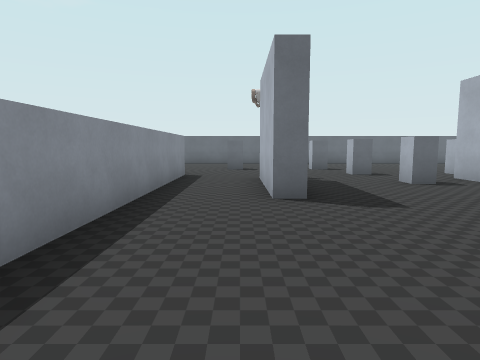
View 1 (above)

18 first-person views from a walk through a level from a Godot 3-D game. The camera is 1.5 m above the floor, tilts 6° down and sees 75° across. The floor is counted in squares, 2 m on a side. Each view is taken from the middle of a square. On the plan, view 1 faces up. The plan holds only what a view shows up to about 10 squares ahead; the rest is blank. The place goes on beyond the plan. Characters and animated objects are not drawn. Some surface patterns are stand-ins.

View 2
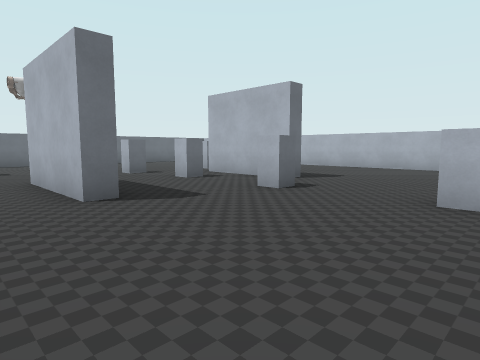

View 3
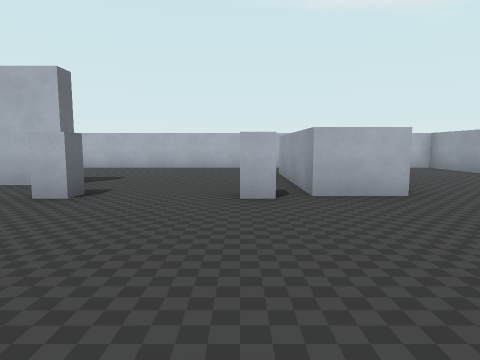

View 4
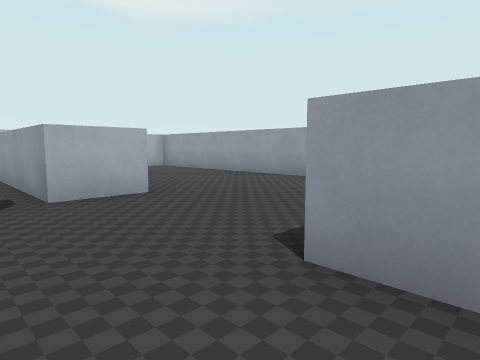

View 5
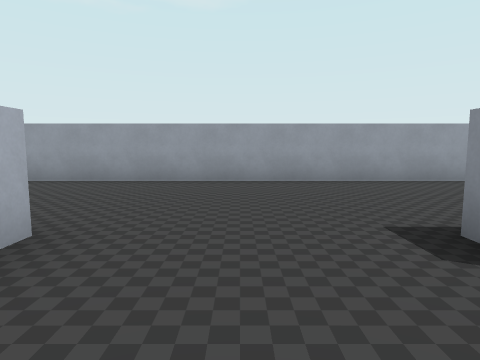

View 6
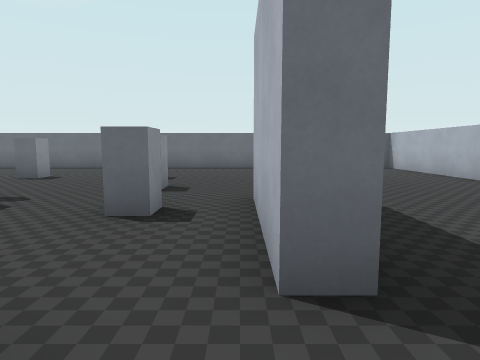

View 7
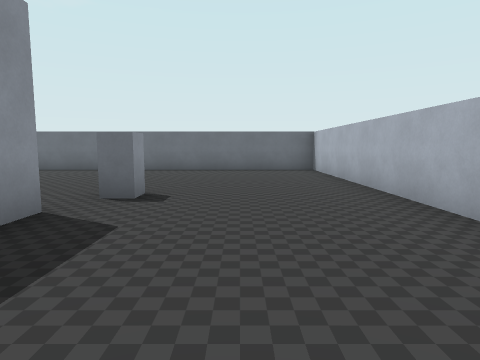

View 8
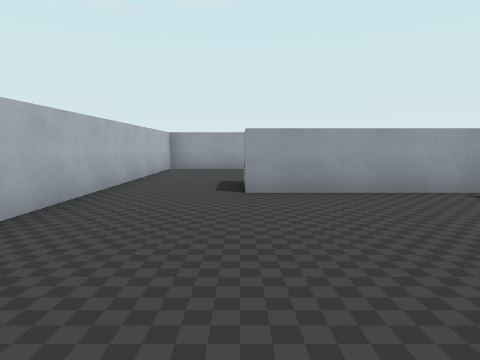

View 9
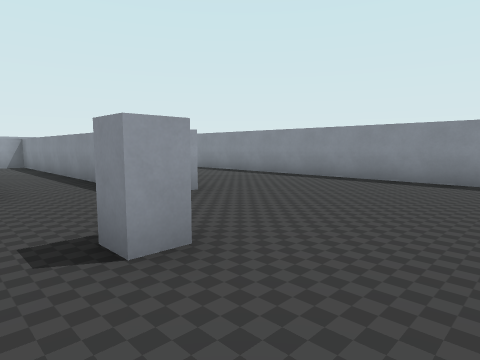

View 10
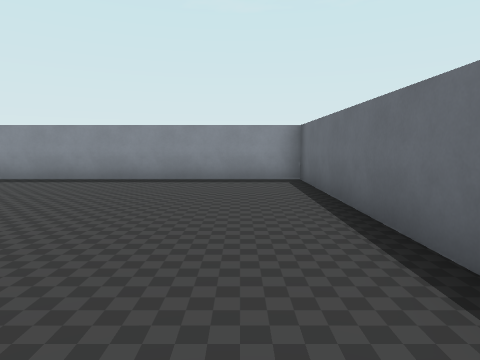

View 11
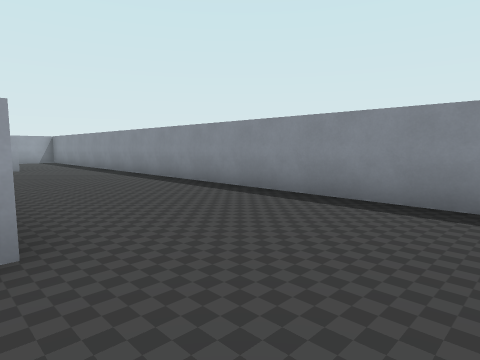

View 12
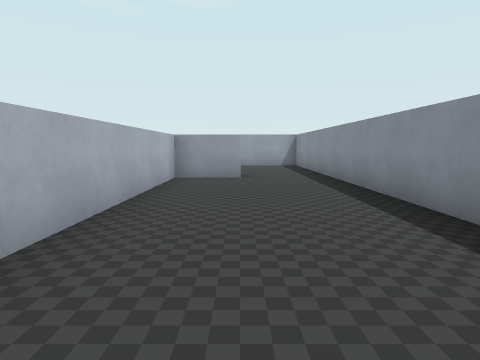

View 13
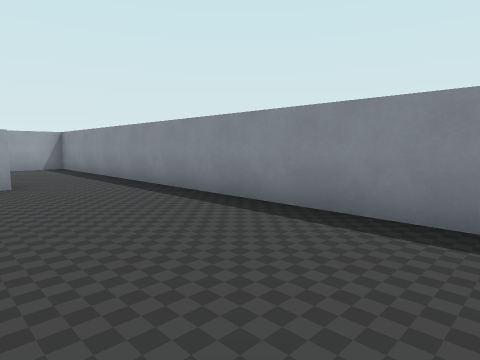

View 14
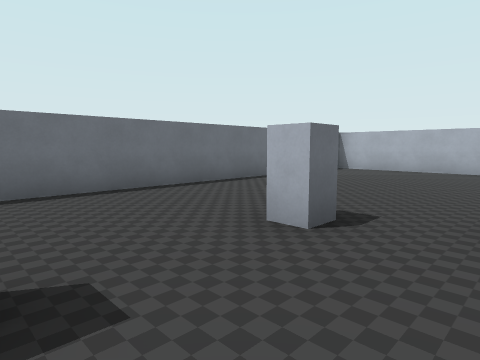

View 15
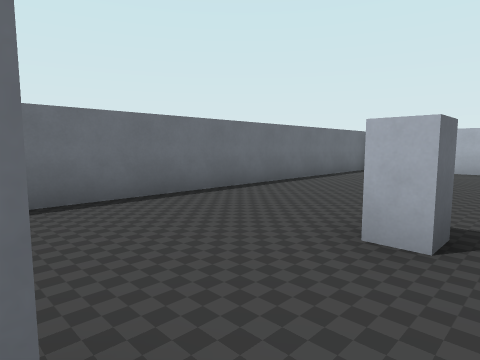

View 16
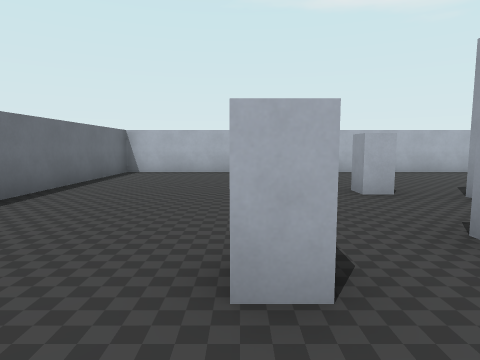

View 17
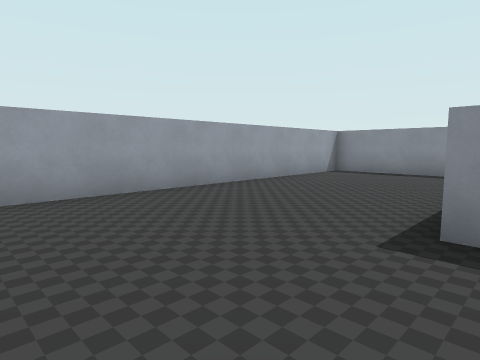

View 18
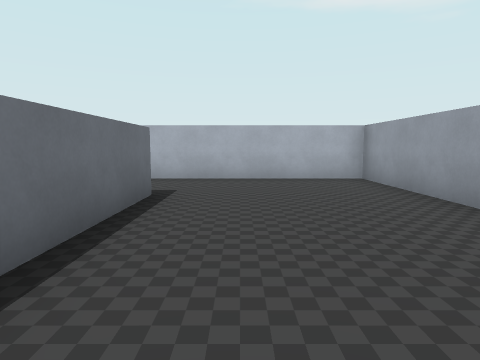

### Floor plan
Points are (right, up) in squares from view 1. A wall is a line through its corners. A room is listed if a view was taken in it or the views show most of it. See-through windows are left out.
Room 1 (views 1, 2, 3, 4, 5, 6, 7, 8, 9, 10, 11, 12, 13, 14, 15, 16, 17, 18)
walls: (1, 4.5) (0.5, 4.5) (0.5, 7.6); (4, 6.4) (3.5, 6.4) (3.5, 7); (4.1, 3.5) (3.5, 3.5) (3.5, 4.1); (5.8, 4.5) (5.2, 4.5) (5.2, 7.6); (3.6, 9.1) (3.6, 8.5) (3.1, 8.5) (3.1, 9.1); (5.7, 7.6) (5.7, 6.9); (3.5, 0.4) (3.5, 1); (-1.5, 8.6) (-1.5, 1.2); (5.9, 8.5) (5.9, 9) (6.5, 9) (6.5, 8.5) (5.9, 8.5); (3, 10.5) (2.4, 10.5) (2.4, 11.1); (-0.9, -0.7) (0.1, -0.7); (-0.5, 11) (0.1, 11) (0.1, 10.5) (-0.5, 10.5); (3.8, -1.6) (3.8, -0.1) (8, -0.1); (-4.1, -0.7) (-2.4, -0.7) (-2.4, 5); (8, -1.6) (4.8, -1.6); (-6.3, 14.4) (-6.3, -5.9) (10.4, -5.9) (10.4, 14.4) (-6.3, 14.4)

Where each view was taken, in squares from view 1:
view 1: 0 up, 0 right, facing up
view 2: 0 up, 1 left, facing up-right
view 3: 1 up, 1 left, facing right
view 4: 1 up, 1 left, facing down-right
view 5: 1 up, 2 right, facing down
view 6: 3 up, 5 right, facing up
view 7: 4 up, 8 right, facing up
view 8: 5 up, 8 right, facing down
view 9: 13 up, 1 right, facing down-left
view 10: 13 up, 1 right, facing left
view 11: 11 up, 2 left, facing down-left
view 12: 7 up, 4 left, facing down
view 13: 6 up, 3 left, facing down-left
view 14: 9 up, 0 right, facing up-right
view 15: 10 up, 0 right, facing up-right
view 16: 11 up, 1 right, facing right
view 17: 1 down, 3 right, facing down-left
view 18: 3 down, 3 right, facing right
